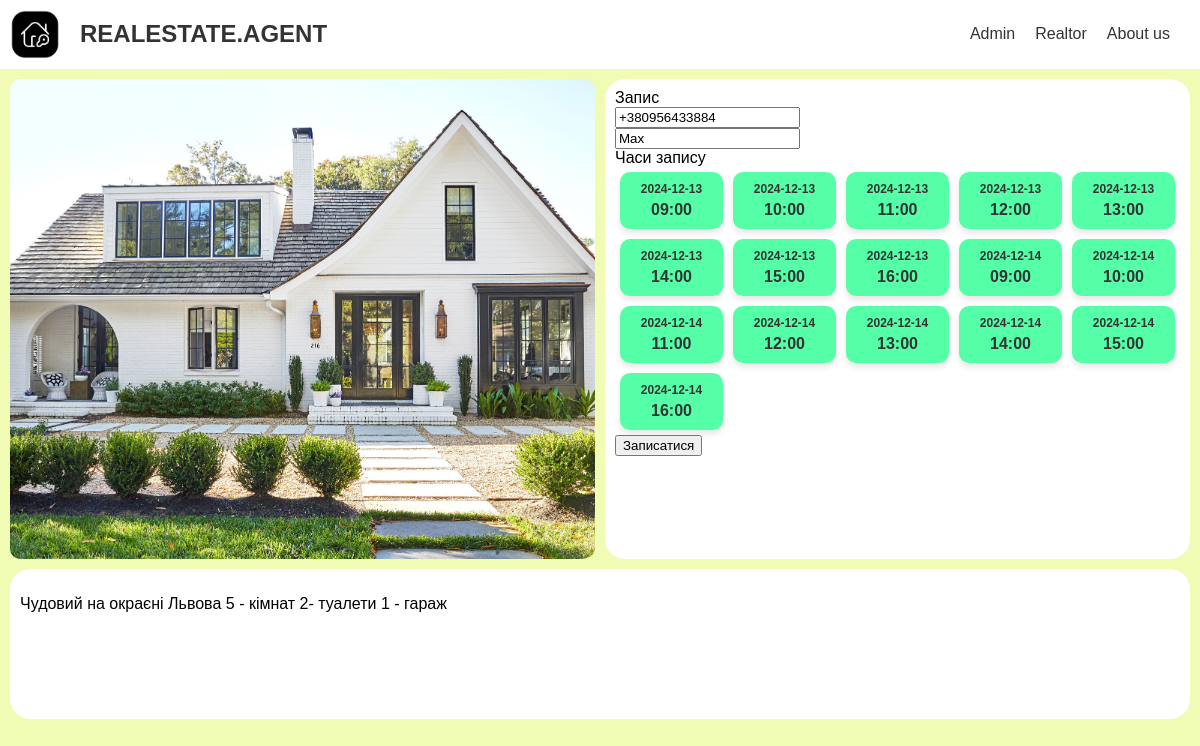
/house/1/, run on the app's committed database.
### realestate/models.py (models this page shows, shortened)
class House(models.Model):
    id = models.AutoField(primary_key=True)
    price = models.IntegerField()
    area = models.IntegerField()
    address = models.CharField(max_length=255)
    pevImage = models.ImageField(upload_to='default_image.png', blank=True, null=True)
    description = models.TextField(max_length=255, blank=True, null=True)
    sold = models.BooleanField(default=False)

### realestate/views.py (the view)
# urls.py: path('house/<int:id>/', views.house, name='house'),
def house(request, id):
    house = House.objects.get(id=id)
    today = datetime.now().date()
    time_now = datetime.now()
    appointmentsFree = []
    for day_offset in range(3):
        date = today + timedelta(days=day_offset)
        for hour in range(9, 17):
            time_interval = datetime.combine(date, datetime.min.time()) + timedelta(hours=hour)
            if time_interval > time_now:
                apointments =  Appointment.objects.filter(
                    house=house, time=time_interval
                ).exists()
                realtor_busy =  Appointment.objects.filter(
                    time=time_interval
                ).exclude(realtor__isnull=True).exists()
                if not apointments and not realtor_busy:
                    appointmentsFree.append({'datetime': time_interval})
    context = {
        'house': house,
        'freeAppointments': appointmentsFree
    }
    return render( request, 'house.html', context)

### realestate/templates/house.html (shortened to what this page needs)
{% load static %}
<html>
  <head>
    <link rel="stylesheet" href="{% static 'styles/top.css' %}">
    <link rel="stylesheet" href="{% static 'styles/house_styles.css' %}">
  </head>
  <body>
    <div class="header">
        <div class="links">
            <a class="logo", href="../..">
                <img src="{% static 'images/logo.png' %}" alt="Logo">
            </a>
            <a class="logo", href="../..">
                <h1>REALESTATE.AGENT</h1>
            </a>
        </div>
        <div class="links">
            <a href="/admin/">Admin</a>
            <a href="/realtor/">Realtor</a>
            <a href="/About_us/">About us</a>
        </div>
      </div>
    <div style="overflow:auto" class="content">
        <div class="img-box">
            <img class="house-image" src="{{ house.pevImage.url }}" alt="Image of House">
        </div>
        <div class="pading-action">
            <div class="action-box">
                <label for="birthdaytime">Запис</label>
                <br>
                <input type="tel" id="phone" name="phone" pattern="[+]{1}[0-9]{11,14}" required value = "+380956433884">
                <br>
                <input type="text" id="name" name="name" value = "Max">
                <br>
                <label>Часи запису</label>
                <div class="grid-container">
                    {% for appointment in freeAppointments %}
                        <div class="block">
                            <p class="date">{{ appointment.datetime|date:"Y-m-d" }}</p>
                            <p class="time">{{ appointment.datetime|time:"H:i" }}</p>
                        </div>
                    {% endfor %}
                </div>
                <button type="button" id="submitButton">Записатися</button>
            </div>
        </div>
        <div class="pading-description">
            <div class="description-box">
                <p>{{house.description}}</p>
            </div>
        </div>
    </div>
  </body>
</html>

### realestate/static/styles/top.css (style rules this page uses)
body { font-family: Arial, Helvetica, sans-serif; background-color: #f0fbb4; margin: 0; padding: 0; }
.header { display: flex; justify-content: space-between; align-items: center; padding: 10px; background-color: #ffffff; }
.header img { width: 50px; margin: 0px; }
.header h1 { margin: 0; font-size: 24px; display: flex; }
.header .links { margin-right: 20px; align-items: center; display: flex; gap: 20px; }
.header .links a { text-decoration: none; color: #333; font-size: 16px; }

### realestate/static/styles/house_styles.css (style rules this page uses)
* { box-sizing: border-box; }
body { font-family: Arial, Helvetica, sans-serif; }
.house-image { padding: 10px; padding-right: 5px; width: 100%; height: 100%; object-fit: cover; border-radius: 20px; }
.img-box { width: 50%; height: 500px; float: left; }
.action-box { padding: 10px; width: 100%; height: 100%; background-color: #ffffff; border-radius: 20px; }
.description-box { min-height: 150; padding: 10px; clear: both; background-color: #ffffff; width: 100%; height: auto; float: left; border-radius: 20px; }
.pading-action { padding: 10px; padding-left: 5px; width: 50%; height: 500px; float: left; }
.pading-description { padding: 10px; padding-top: 5px; width: 100%; }
.grid-container { display: grid; width: 100%; height: auto; grid-template-columns: repeat(auto-fit, minmax(100px, 1fr)); gap: 10px; padding: 5px; margin: 0; }
.block { text-align: center; padding: 5px; width: 100%; height: auto; background-color: #55ffa7; border-radius: 10px; box-shadow: 0 4px 6px rgba(0, 0, 0, 0.1); cursor: pointer; overflow: hidden; transition: background-color 0.3s ease; }
.time { font-size: 16px; font-weight: bold; color: #333; margin: 5px; }
.date { font-size: 12px; font-weight: bold; color: #333; margin: 5px ; }

### data on the page
House: pevImage (picture), description "Чудовий на окраєні Львова 5 - кімнат 2- туалети 1 - гараж"

### other printed values
{{ appointment.datetime|date:"Y-m-d" }} "2024-12-13" "2024-12-13" "2024-12-13" "2024-12-13" "2024-12-13" "2024-12-13" "2024-12-13" "2024-12-13" "2024-12-14" "2024-12-14" "2024-12-14" "2024-12-14" "2024-12-14" "2024-12-14" "2024-12-14" "2024-12-14"
{{ appointment.datetime|time:"H:i" }} "09:00" "10:00" "11:00" "12:00" "13:00" "14:00" "15:00" "16:00" "09:00" "10:00" "11:00" "12:00" "13:00" "14:00" "15:00" "16:00"
